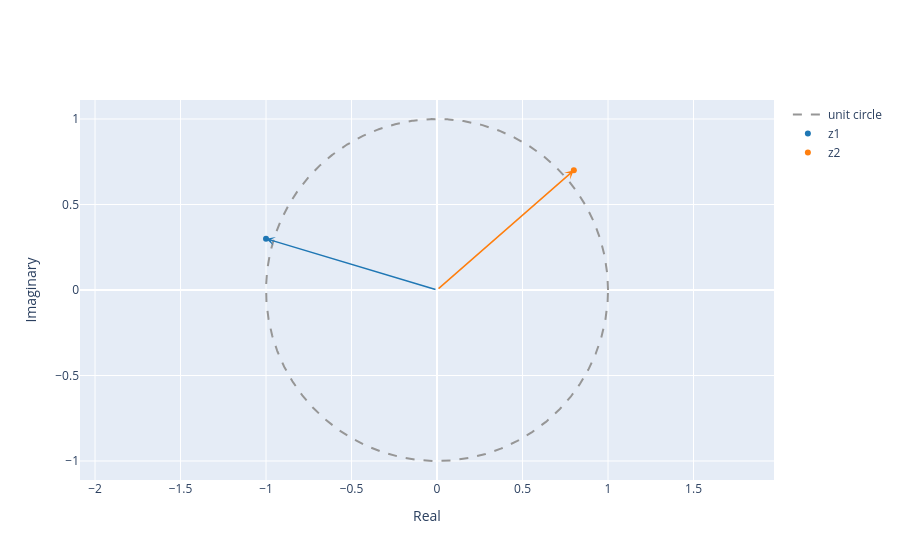

Here is the notebook cell this chart was saved with:
### Markdown cell above
# **Exercises**

**1. Complex Numbers**

To exercise your understanding of complex numbers, do the following:

1.1. Define $z_1 = -1+j0.3$ and $z_2 = 0.8+j0.7$. Enter these in Python and plot them as points and vectors in the complex plane.

### Code cell
z1 = -1 + 0.3j
z2 = 0.8 + 0.7j
plot_complex([z1,z2], name = ['z1', 'z2'])

### Figure 1 — Plotly figure (JSON) as saved in the notebook; plotly's stock layout.template omitted (floating-point values rounded to 4 significant figures; data arrays with more than 128 entries replaced by an {"elided": "..."} marker saying what was removed)
{"data": [{"line": {"color": "rgb(150,150,150)", "dash": "dash", "shape": "linear"}, "mode": "lines", "name": "unit circle", "type": "scatter", "x": {"elided": "1000 float values"}, "y": {"elided": "1000 float values"}}, {"marker": {"color": "#1f77b4"}, "mode": "markers", "name": "z1", "type": "scatter", "x": [-1], "y": [0.3]}, {"marker": {"color": "#ff7f0e"}, "mode": "markers", "name": "z2", "type": "scatter", "x": [0.8], "y": [0.7]}], "layout": {"annotations": [{"arrowcolor": "#1f77b4", "arrowhead": 3, "arrowwidth": 1.5, "ax": 0, "axref": "x", "ay": 0, "ayref": "y", "showarrow": true, "text": "", "x": -1, "y": 0.3}, {"arrowcolor": "#ff7f0e", "arrowhead": 3, "arrowwidth": 1.5, "ax": 0, "axref": "x", "ay": 0, "ayref": "y", "showarrow": true, "text": "", "x": 0.8, "y": 0.7}], "xaxis": {"title": {"text": "Real"}}, "yaxis": {"scaleanchor": "x", "scaleratio": 1, "title": {"text": "Imaginary"}}}}
